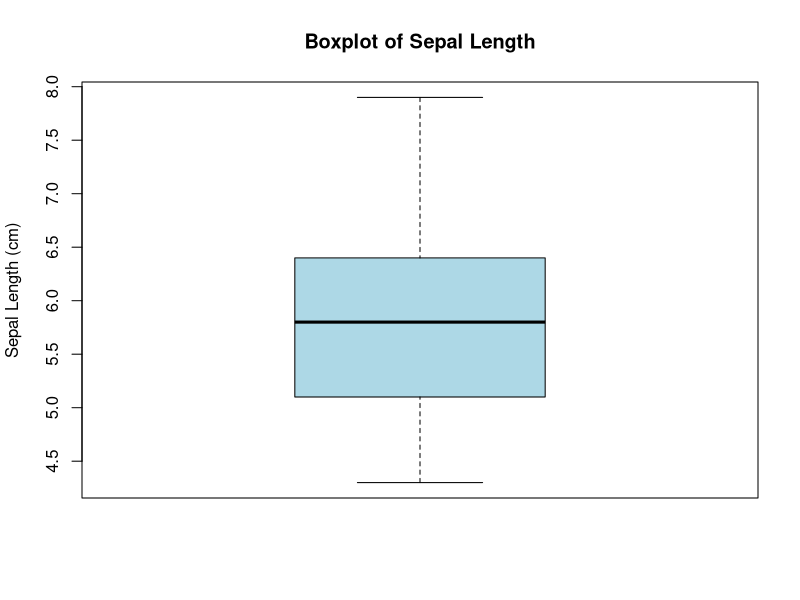
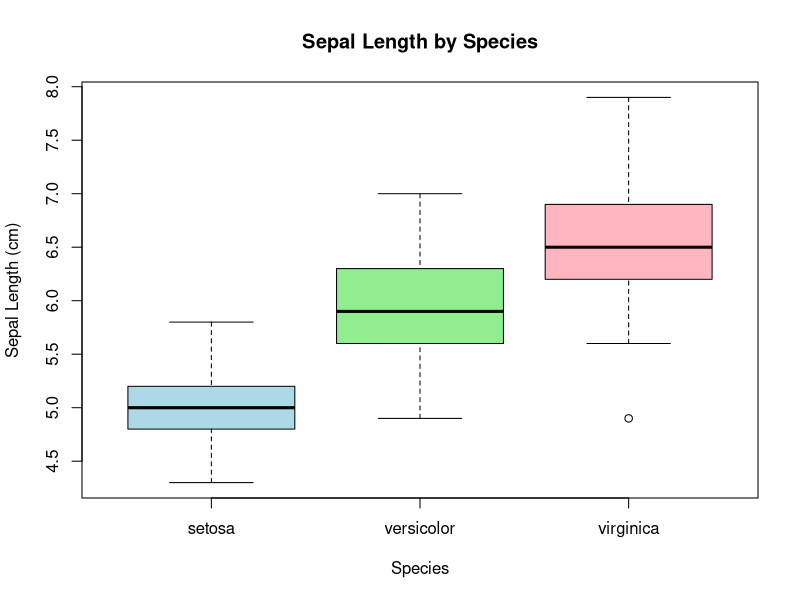
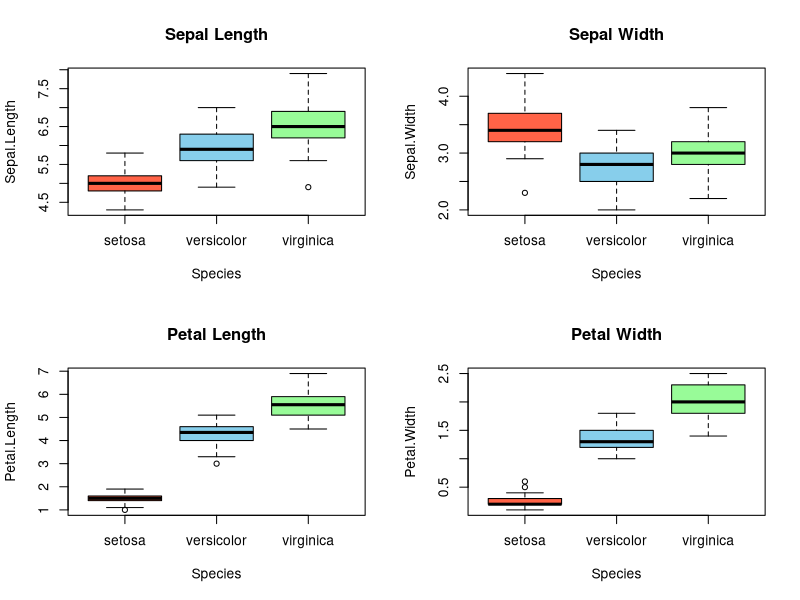
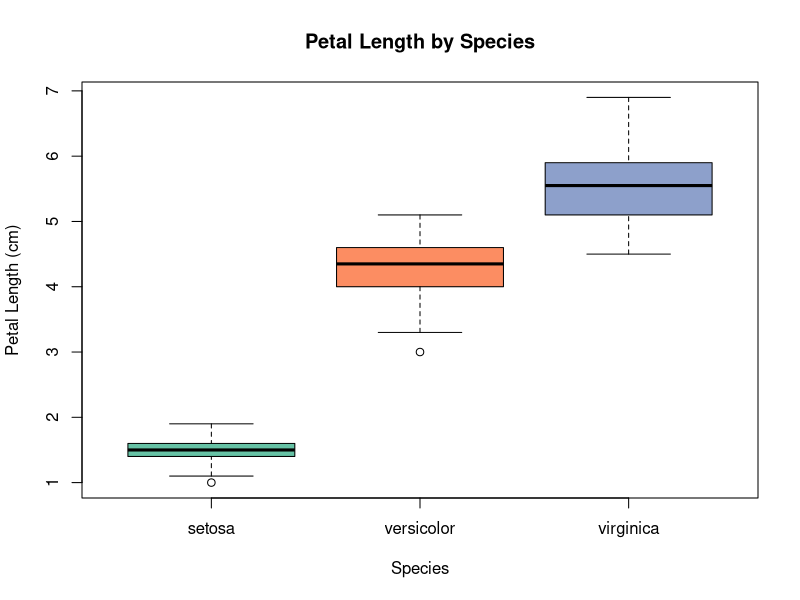
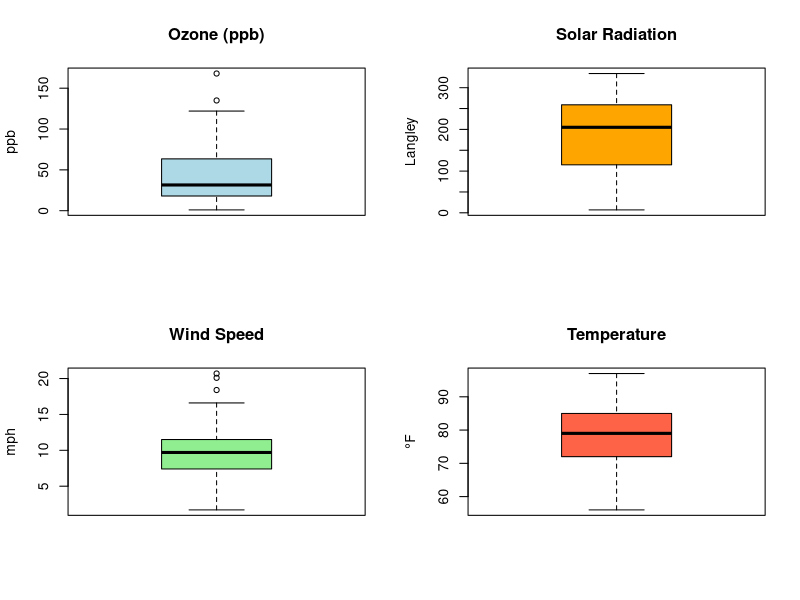
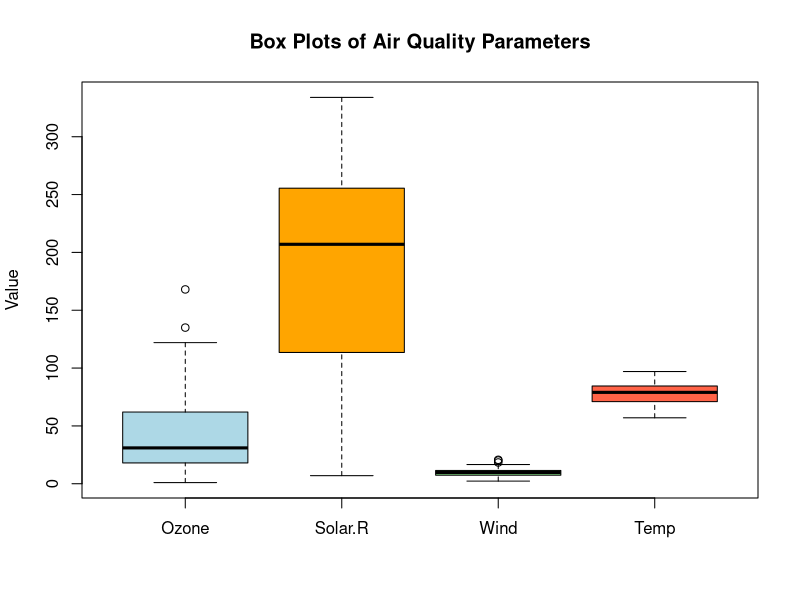

The R script that drew these images, in order:
# ===============================
# IRIS DATASET VISUALIZATIONS
# ===============================

# Load iris dataset
data("iris")

# View first few rows
head(iris)

# ---------- 1. Single Boxplot: Sepal Length ----------
png("iris_sepal_length_single.png", width = 800, height = 600)
boxplot(
  iris$Sepal.Length,
  main = "Boxplot of Sepal Length",
  ylab = "Sepal Length (cm)",
  col = "lightblue"
)
dev.off()

# ---------- 2. Sepal Length by Species ----------
png("iris_sepal_length_by_species.png", width = 800, height = 600)
boxplot(
  Sepal.Length ~ Species,
  data = iris,
  main = "Sepal Length by Species",
  xlab = "Species",
  ylab = "Sepal Length (cm)",
  col = c("lightblue", "lightgreen", "lightpink")
)
dev.off()

# ---------- 3. Multiple Boxplots (2x2) ----------
png("iris_all_features_by_species.png", width = 900, height = 900)
par(mfrow = c(2, 2))

boxplot(
  Sepal.Length ~ Species,
  data = iris,
  main = "Sepal Length",
  col = c("tomato", "skyblue", "palegreen")
)

boxplot(
  Sepal.Width ~ Species,
  data = iris,
  main = "Sepal Width",
  col = c("tomato", "skyblue", "palegreen")
)

boxplot(
  Petal.Length ~ Species,
  data = iris,
  main = "Petal Length",
  col = c("tomato", "skyblue", "palegreen")
)

boxplot(
  Petal.Width ~ Species,
  data = iris,
  main = "Petal Width",
  col = c("tomato", "skyblue", "palegreen")
)

par(mfrow = c(1, 1))
dev.off()

# ---------- 4. Boxplot using RColorBrewer ----------
library(RColorBrewer)

species_colors <- brewer.pal(3, "Set2")

png("iris_petal_length_palette.png", width = 800, height = 600)
boxplot(
  Petal.Length ~ Species,
  data = iris,
  main = "Petal Length by Species",
  col = species_colors,
  xlab = "Species",
  ylab = "Petal Length (cm)"
)
dev.off()


# ===============================
# AIRQUALITY DATASET VISUALIZATIONS
# ===============================

# Load dataset
data("airquality")

# View structure
str(airquality)

# ---------- 5. Individual Boxplots (2x2) ----------
png("airquality_individual_boxplots.png", width = 900, height = 900)
par(mfrow = c(2, 2))

boxplot(
  airquality$Ozone,
  main = "Ozone (ppb)",
  col = "lightblue",
  ylab = "ppb"
)

boxplot(
  airquality$Solar.R,
  main = "Solar Radiation",
  col = "orange",
  ylab = "Langley"
)

boxplot(
  airquality$Wind,
  main = "Wind Speed",
  col = "lightgreen",
  ylab = "mph"
)

boxplot(
  airquality$Temp,
  main = "Temperature",
  col = "tomato",
  ylab = "°F"
)

par(mfrow = c(1, 1))
dev.off()

# ---------- 6. Combined Boxplot ----------
air_data <- na.omit(airquality[, c("Ozone", "Solar.R", "Wind", "Temp")])

png("airquality_combined_boxplot.png", width = 800, height = 600)
boxplot(
  air_data,
  main = "Box Plots of Air Quality Parameters",
  col = c("lightblue", "orange", "lightgreen", "tomato"),
  ylab = "Value"
)
dev.off()
